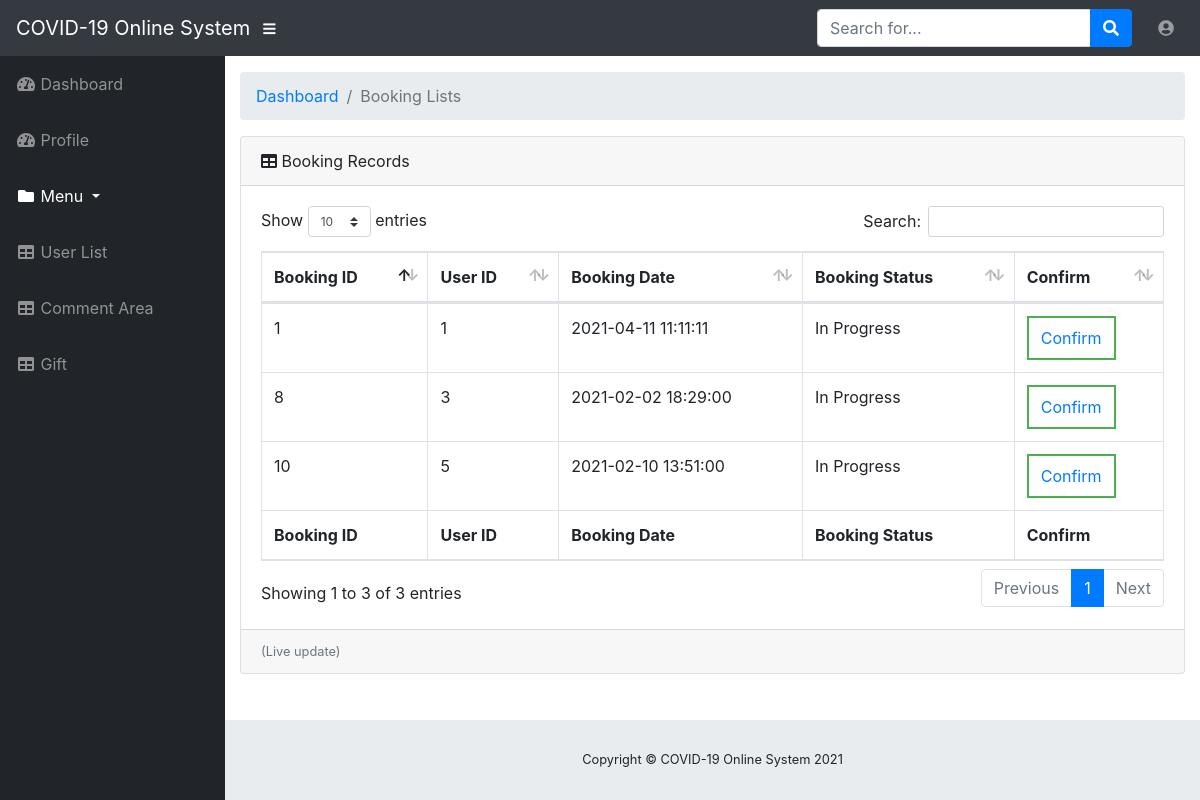
The page /BookingLists.php on the database its author committed.
### tables this page shows
CREATE TABLE IF NOT EXISTS `booking_order` (
  `Booking_ID` int(10) NOT NULL AUTO_INCREMENT,
  `U_ID` int(10) NOT NULL,
  `S_ID` int(10) NOT NULL,
  `A_ID` int(10) NOT NULL,
  `Booking_Date` datetime NOT NULL,
  `Booking_Status` varchar(20) NOT NULL COMMENT 'The Booking Orders should include 2 status:  \n1. “In Progress”  \n2. “Completed”',
  PRIMARY KEY (`Booking_ID`),
  KEY `Booking_Order_FK_UID` (`U_ID`),
  KEY `Booking_Order_FK_SID` (`S_ID`),
  KEY `Booking_Order_FK_AID` (`A_ID`)
);

### BookingLists.php (the view, shortened to what this page needs)
<!DOCTYPE html>
<html lang="en">
  <head>
    <link href="vendor/bootstrap/css/bootstrap.min.css" rel="stylesheet">
    <link href="vendor/fontawesome-free/css/all.min.css" rel="stylesheet" type="text/css">
    <link href="vendor/datatables/dataTables.bootstrap4.css" rel="stylesheet">
    <link href="css/sb-admin.css" rel="stylesheet">
  </head>
  <body id="page-top">
    <nav class="navbar navbar-expand navbar-dark bg-dark static-top">
      <a class="navbar-brand mr-1" href="staffhome.php">COVID-19 Online System</a>
      <button class="btn btn-link btn-sm text-white order-1 order-sm-0" id="sidebarToggle" href="#">
        <i class="fas fa-bars"></i>
      </button>
      <form class="d-none d-md-inline-block form-inline ml-auto mr-0 mr-md-3 my-2 my-md-0">
        <div class="input-group">
          <input type="text" class="form-control" placeholder="Search for..." aria-label="Search" aria-describedby="basic-addon2">
          <div class="input-group-append">
            <button class="btn btn-primary" type="button">
              <i class="fas fa-search"></i>
            </button>
          </div>
        </div>
      </form>
    <ul class="navbar-nav ml-auto ml-md-0">
        <li class="nav-item dropdown no-arrow">
          <a class="nav-link dropdown-toggle" href="#" id="userDropdown" role="button" data-toggle="dropdown" aria-haspopup="true" aria-expanded="false">
            <i class="fas fa-user-circle fa-fw"></i>
          </a>
        </li>
      </ul>
    </nav>
    <div id="wrapper">
      <ul class="sidebar navbar-nav">
        <li class="nav-item">
          <a class="nav-link" href="staffhome.php">
            <i class="fas fa-fw fa-tachometer-alt"></i>
            <span>Dashboard</span>
          </a>
        </li>
		<li class="nav-item ">
          <a class="nav-link" href="SProfile.php">
            <i class="fas fa-fw fa-tachometer-alt"></i>
            <span>Profile</span>
          </a>
        </li>
        <li class="nav-item active">
          <a class="nav-link dropdown-toggle" href="#" id="pagesDropdown" role="button" data-toggle="dropdown" aria-haspopup="true" aria-expanded="false">
            <i class="fas fa-fw fa-folder"></i>
            <span>Menu</span>
          </a>
        </li>
		    <li class="nav-item">
          <a class="nav-link" href="suserlist.php">
            <i class="fas fa-fw fa-table"></i>
            <span>User List</span></a>
        </li>
		  <li class="nav-item "  >
          <a class="nav-link" href="Scomment.php">
            <i class="fas fa-fw fa-table"></i>
            <span>Comment Area</span></a>
        </li>
		  <li class="nav-item  "  >
          <a class="nav-link" href="gift.php">
            <i class="fas fa-fw fa-table"></i>
            <span>Gift</span></a>
        </li>
      </ul>
      <div id="content-wrapper">
        <div class="container-fluid">
          <ol class="breadcrumb">
            <li class="breadcrumb-item">
              <a href="staffhome.php">Dashboard</a>
            </li>
            <li class="breadcrumb-item active">Booking Lists</li>
          </ol>
          <div class="card mb-3">
            <div class="card-header">
              <i class="fas fa-table"></i>
              Booking Records</div>
            <div class="card-body">
              <div class="table-responsive">
<?php
require("conn.php");
$sql = "select * from booking_order" ;
$ls = mysqli_query($conn, $sql);
$error = mysqli_error($conn);
if ( $error != ""){
	echo $error;
}else{
?>
                <table class="table table-bordered" id="dataTable" width="100%" cellspacing="0">
                  <thead>
                    <tr>
                      <th>Booking ID</th>
                      <th>User ID</th>
                      <th>Booking Date</th>
                      <th>Booking Status</th>
					  <th>Confirm</th>
                    </tr>
                  </thead>
                  <tfoot>
                    <tr>
                      <th>Booking ID</th>
                      <th>User ID</th>
                      <th>Booking Date</th>
                      <th>Booking Status</th>
					  <th>Confirm</th>
                    </tr>
                  </tfoot>
                  <tbody>
					<?php
while ($row = mysqli_fetch_array($ls)){
	echo"<tr>";
	echo"<td>{$row["Booking_ID"]}</td>";
	echo"<td>{$row["U_ID"]}</td>";
	echo"<td>{$row["Booking_Date"]}</td>";
	echo"<td>{$row["Booking_Status"]}</td>";
	echo"<td><button class='button button1'><a href='ConfirmLists.php'>Confirm</a></button></td>";
	echo "</tr>";
}
?>
                  </tbody>
                </table>
<?php
}
?>
              </div>
            </div>
            <div class="card-footer small text-muted">(Live update)</div>
          </div>
        </div>
        <footer class="sticky-footer">
          <div class="container my-auto">
            <div class="copyright text-center my-auto">
              <span>Copyright © COVID-19 Online System 2021</span>
            </div>
          </div>
        </footer>
      </div>
    </div>
  </body>
</html>

### css/sb-admin.css (style rules this page uses)
html { position: relative; min-height: 100%; }
body { height: 100%; }
#wrapper { display: -webkit-box; display: -ms-flexbox; display: flex; }
#wrapper #content-wrapper { overflow-x: hidden; width: 100%; padding-top: 1rem; padding-bottom: 80px; }
.navbar-nav .nav-item.active .nav-link { color: #fff; }
.navbar-nav .nav-item.dropdown .dropdown-toggle::after { width: 1rem; text-align: center; float: right; vertical-align: 0; border: 0; font-weight: 900; content: '\f105'; font-family: 'Font Awesome 5 Free'; }
.navbar-nav .nav-item.dropdown.no-arrow .dropdown-toggle::after { display: none; }
.sidebar { width: 90px !important; background-color: #212529; min-height: calc(100vh - 56px); }
.sidebar .nav-item:last-child { margin-bottom: 1rem; }
.sidebar .nav-item .nav-link { text-align: center; padding: 0.75rem 1rem; width: 90px; }
.sidebar .nav-item .nav-link span { font-size: 0.65rem; display: block; }
.sidebar .nav-item .nav-link { color: rgba(255, 255, 255, 0.5); }
@media (min-width: 768px) { .sidebar { width: 225px !important; } }
@media (min-width: 768px) { .sidebar .nav-item .nav-link { display: block; width: 100%; text-align: left; padding: 1rem; width: 225px; } }
@media (min-width: 768px) { .sidebar .nav-item .nav-link span { font-size: 1rem; display: inline; } }
:root { --input-padding-x: 0.75rem; --input-padding-y: 0.75rem; }
footer.sticky-footer { display: -webkit-box; display: -ms-flexbox; display: flex; position: absolute; right: 0; bottom: 0; width: calc(100% - 90px); height: 80px; background-color: #e9ecef; }
footer.sticky-footer .copyright { line-height: 1; font-size: 0.8rem; }
@media (min-width: 768px) { footer.sticky-footer { width: calc(100% - 225px); } }

### BookingLists.php (style rules this page uses)
.button { background-color: #4CAF50; border: none; color: white; padding: 8px 12px; text-align: center; text-decoration: none; display: inline-block; font-size: 16px; transition-duration: 0.4s; cursor: pointer; }
.button1 { background-color: white; color: black; border: 2px solid #4CAF50; }

### rows shown on the page
booking_order: Booking_ID "1", U_ID "1", Booking_Date "2021-04-11 11:11:11", Booking_Status "In Progress"
booking_order: Booking_ID "8", U_ID "3", Booking_Date "2021-02-02 18:29:00", Booking_Status "In Progress"
booking_order: Booking_ID "10", U_ID "5", Booking_Date "2021-02-10 13:51:00", Booking_Status "In Progress"
